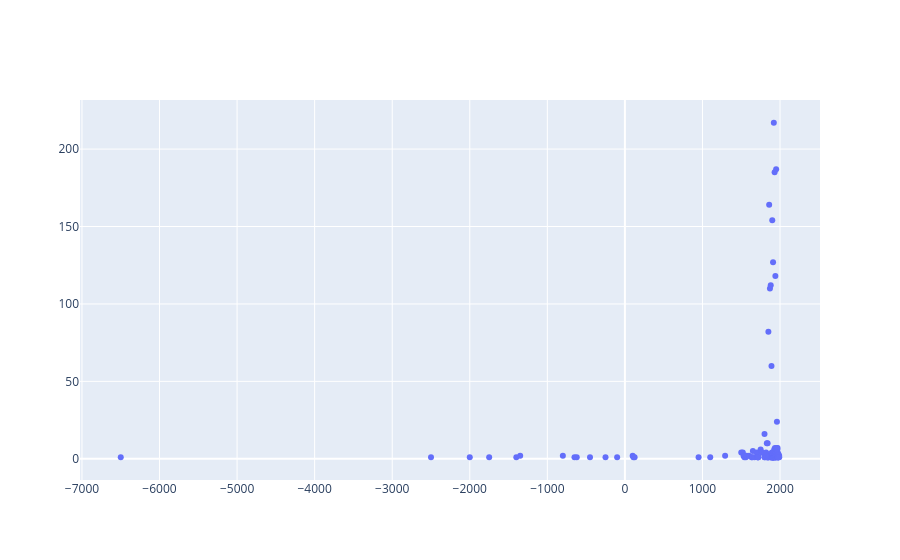

The code cell stored with this chart in its notebook:
### Code cell
# scatter timeline
fig2 = go.Figure(data=[go.Scatter(x=year_group.index,
                    y=year_group.values,
                    mode='markers'
                    )])

fig2.show()

### Figure 1 — Plotly figure (JSON) as saved in the notebook; plotly's stock layout.template omitted (floating-point values rounded to 4 significant figures; data arrays with more than 128 entries replaced by an {"elided": "..."} marker saying what was removed)
{"data": [{"mode": "markers", "type": "scatter", "x": {"elided": "137 float values"}, "y": {"elided": "137 int values"}}], "layout": {}}
